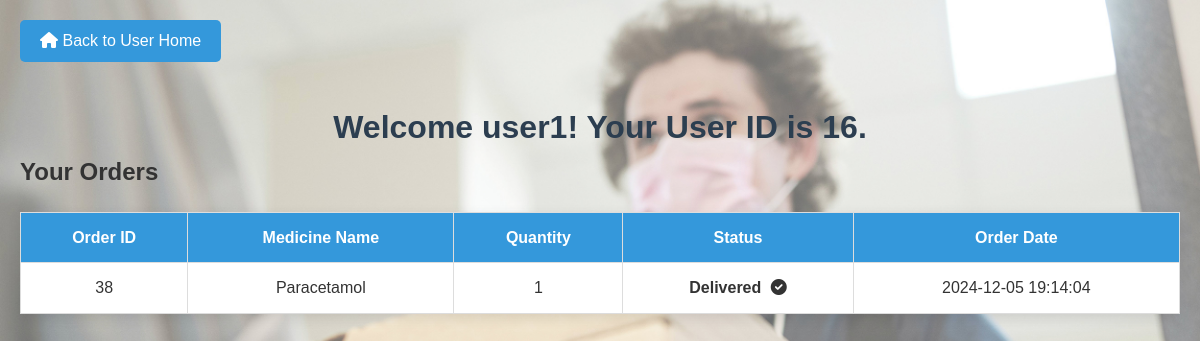
The page /user_panel/medicine_delivery.php?user_id=16&user_name=user1 (signed in) on the database as committed earlier.
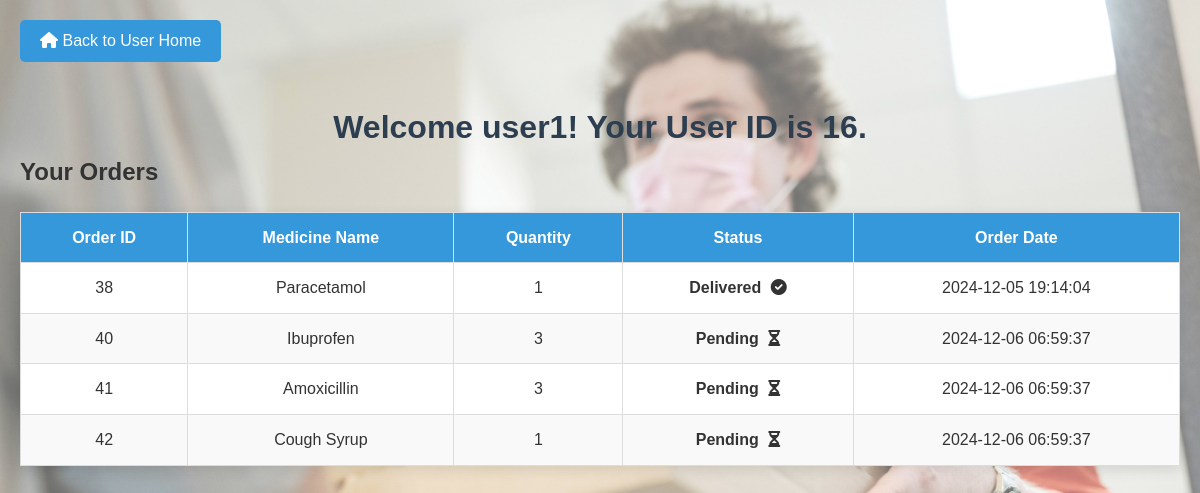
The same page on the database as committed later.
### tables this page shows
CREATE TABLE `orders` (
  `order_id` int(11) NOT NULL,
  `user_id` int(11) NOT NULL,
  `medicine_id` int(11) NOT NULL,
  `quantity` int(11) NOT NULL,
  `status` enum('pending','delivered','cancelled') DEFAULT 'pending',
  `order_date` timestamp NOT NULL DEFAULT current_timestamp()
);

CREATE TABLE `medicines` (
  `medicine_id` int(11) NOT NULL,
  `name` varchar(100) NOT NULL,
  `category` varchar(100) NOT NULL,
  `price` decimal(10,2) NOT NULL,
  `stock` int(11) NOT NULL,
  `added_at` timestamp NOT NULL DEFAULT current_timestamp(),
  `image_location` varchar(500) DEFAULT NULL
);

### user_panel/medicine_delivery.php (the view, shortened to what this page needs)
<?php
$user_id = $_GET['user_id'] ?? null;
$user_name = $_GET['user_name'] ?? null;
include '../db_connection.php';
$query = "
    SELECT
        o.order_id,
        o.medicine_id,
        m.name AS medicine_name,
        o.quantity,
        o.status,
        o.order_date
    FROM
        `orders` o
    JOIN
        `medicines` m
    ON
        o.medicine_id = m.medicine_id
    WHERE
        o.user_id = $user_id
";
$result = mysqli_query($conn, $query);
$orders = mysqli_fetch_all($result, MYSQLI_ASSOC);
?>
<!DOCTYPE html>
<html lang="en">
<head>
    <link rel="stylesheet" href="../style/user_panel/medicine_delivery.css">
    <link href="https://cdnjs.cloudflare.com/ajax/libs/font-awesome/6.0.0-beta3/css/all.min.css" rel="stylesheet">
</head>
<body>
    <div class="container">
        <button class="back-btn" onclick="window.location.href='../home_page/user_home.php';">
            <i class="fas fa-home"></i> Back to User Home
        </button>
        <h1 class="page-title">Welcome <?php echo htmlspecialchars($user_name); ?>! Your User ID is <?php echo htmlspecialchars($user_id); ?>.</h1>
        <h2>Your Orders</h2>
        <table class="orders-table">
            <thead>
                <tr>
                    <th>Order ID</th>
                    <th>Medicine Name</th>
                    <th>Quantity</th>
                    <th>Status</th>
                    <th>Order Date</th>
                </tr>
            </thead>
            <tbody>
                <?php foreach ($orders as $order): ?>
                    <tr>
                        <td><?php echo htmlspecialchars($order['order_id']); ?></td>
                        <td><?php echo htmlspecialchars($order['medicine_name']); ?></td>
                        <td><?php echo htmlspecialchars($order['quantity']); ?></td>
                        <td class="status <?php echo htmlspecialchars($order['status']); ?>">
                            <?php
                            $status = ucfirst(htmlspecialchars($order['status']));
                            echo $status;
                            if ($status === 'Delivered') {
                                echo ' <i class="fas fa-check-circle"></i>';
                            } elseif ($status === 'Pending') {
                                echo ' <i class="fas fa-hourglass-half"></i>';
                            } elseif ($status === 'Cancelled') {
                                echo ' <i class="fas fa-times-circle"></i>';
                            }
                            ?>
                        </td>
                        <td><?php echo htmlspecialchars($order['order_date']); ?></td>
                    </tr>
                <?php endforeach; ?>
            </tbody>
        </table>
    </div>
</body>
</html>

Rows that differ between the two databases and show on the page:
added orders: order_id "40", medicine.name "Ibuprofen", quantity "3", status "Pending", order_date "2024-12-06 06:59:37"
added orders: order_id "41", medicine.name "Amoxicillin", quantity "3", status "Pending", order_date "2024-12-06 06:59:37"
added orders: order_id "42", medicine.name "Cough Syrup", quantity "1", status "Pending", order_date "2024-12-06 06:59:37"
